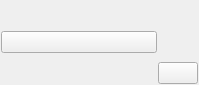
<?xml version="1.0" encoding="UTF-8"?>
<ui version="4.0">
 <class>Form</class>
 <widget class="QWidget" name="Form">
  <property name="geometry">
   <rect>
    <x>0</x>
    <y>0</y>
    <width>199</width>
    <height>85</height>
   </rect>
  </property>
  <property name="sizePolicy">
   <sizepolicy hsizetype="Expanding" vsizetype="Maximum">
    <horstretch>0</horstretch>
    <verstretch>0</verstretch>
   </sizepolicy>
  </property>
  <property name="windowTitle">
   <string>Form</string>
  </property>
  <layout class="QHBoxLayout" name="horizontalLayout">
   <property name="spacing">
    <number>1</number>
   </property>
   <property name="leftMargin">
    <number>1</number>
   </property>
   <property name="topMargin">
    <number>1</number>
   </property>
   <property name="rightMargin">
    <number>1</number>
   </property>
   <property name="bottomMargin">
    <number>1</number>
   </property>
   <item>
    <widget class="QPushButton" name="btn_Connect">
     <property name="sizePolicy">
      <sizepolicy hsizetype="Expanding" vsizetype="Fixed">
       <horstretch>0</horstretch>
       <verstretch>0</verstretch>
      </sizepolicy>
     </property>
     <property name="text">
      <string/>
     </property>
     <property name="icon">
      <iconset>
       <normaloff>icons/icon_webapp.png</normaloff>
       <disabledoff>icons/icon_webapp_off.png</disabledoff>
       <disabledon>icons/icon_webapp_off.png</disabledon>icons/icon_webapp.png</iconset>
     </property>
     <property name="iconSize">
      <size>
       <width>150</width>
       <height>75</height>
      </size>
     </property>
    </widget>
   </item>
   <item>
    <layout class="QVBoxLayout" name="verticalLayout_3">
     <item>
      <spacer name="verticalSpacer">
       <property name="orientation">
        <enum>Qt::Vertical</enum>
       </property>
       <property name="sizeType">
        <enum>QSizePolicy::Expanding</enum>
       </property>
       <property name="sizeHint" stdset="0">
        <size>
         <width>20</width>
         <height>10</height>
        </size>
       </property>
      </spacer>
     </item>
     <item>
      <widget class="QPushButton" name="btn_login">
       <property name="sizePolicy">
        <sizepolicy hsizetype="Maximum" vsizetype="Maximum">
         <horstretch>0</horstretch>
         <verstretch>0</verstretch>
        </sizepolicy>
       </property>
       <property name="toolTip">
        <string>Options</string>
       </property>
       <property name="text">
        <string/>
       </property>
       <property name="icon">
        <iconset>
         <normaloff>icons/login-variant.png</normaloff>icons/login-variant.png</iconset>
       </property>
       <property name="iconSize">
        <size>
         <width>20</width>
         <height>20</height>
        </size>
       </property>
      </widget>
     </item>
    </layout>
   </item>
  </layout>
 </widget>
 <resources/>
 <connections/>
</ui>
